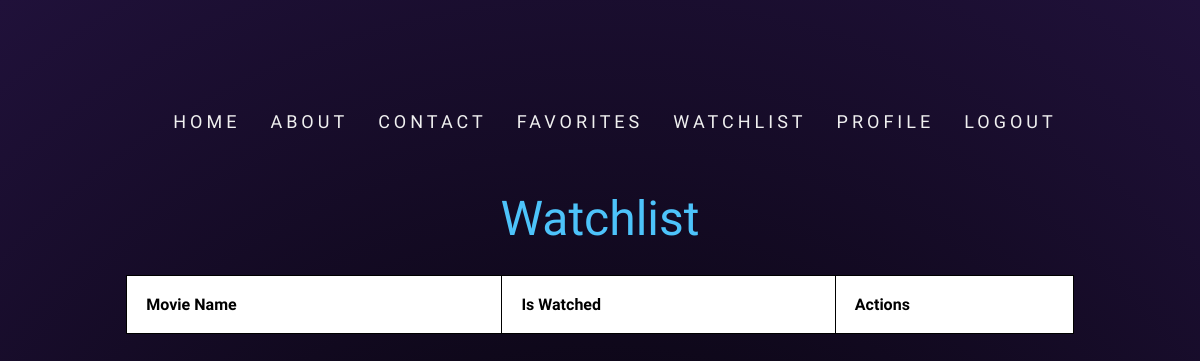
The page /watchlist/ (signed in) on the database as committed earlier.
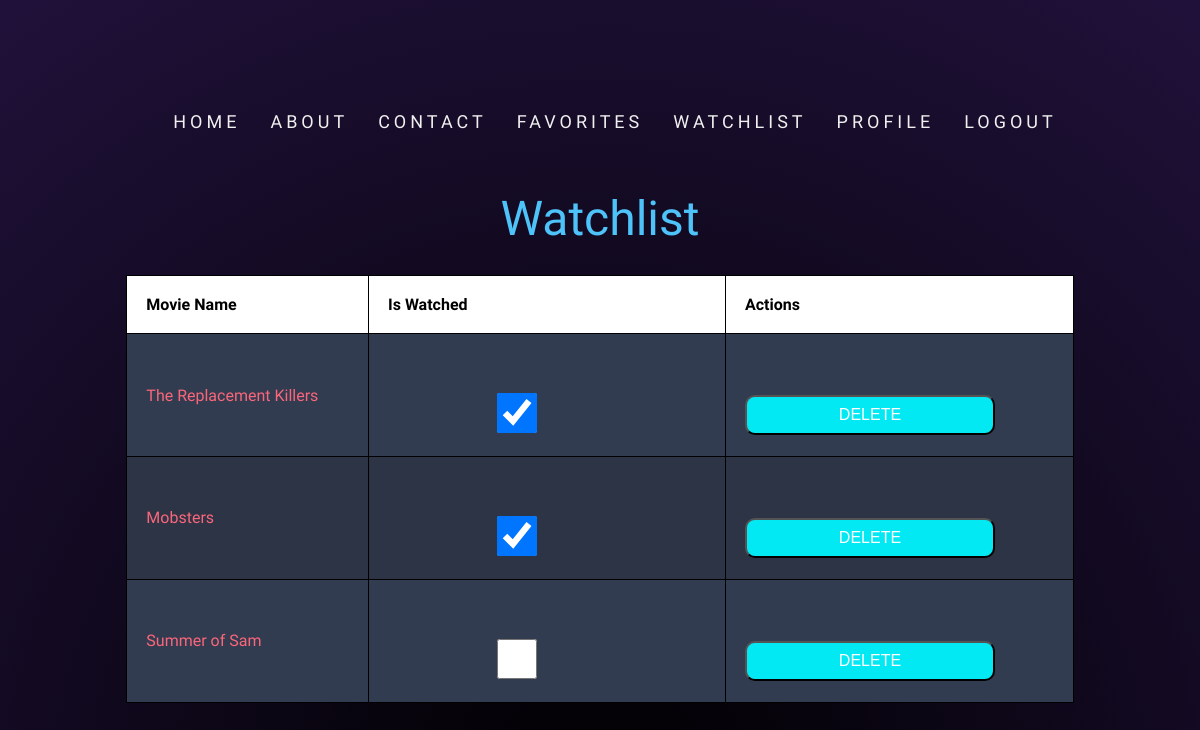
The same page on the database as committed later.
### registration/models.py (models this page shows)
class WatchList(models.Model):
    user = models.ForeignKey(User, on_delete=models.CASCADE)
    movie_name = models.CharField(max_length=255)
    is_watched = models.BooleanField(default=False)

### registration/views.py (the view)
# urls.py: path('watchlist/', views.watchlist_list, name='watchlist'),
@login_required(login_url='login')
def watchlist_list(request):
    watchlist_items = WatchList.objects.filter(user=request.user)
    return render(request, 'watchlist.html', {'watchlist_items': watchlist_items})

### registration/templates/watchlist.html (shortened to what this page needs)
<!DOCTYPE html>
<html>
<head>
        {% load static %}
        <link rel="stylesheet" href="{% static 'css/style_favorites.css' %}">
        {% include 'navbar.html' %}
</head>
<body>
    <h1>Watchlist</h1>
    <table  class="container">
        <thead>
            <tr>
                <th>Movie Name</th>
                <th>Is Watched</th>
                <th>Actions</th>
            </tr>
        </thead>
        <tbody>
            {% for item in watchlist_items %}
            <tr>
                <td>{{ item.movie_name }}</td>
                <td>
                    <input class="delete" type="checkbox" id="is_watched_checkbox_{{ forloop.counter }}" name="is_watched_checkbox" {% if item.is_watched %}checked{% endif %} onchange="toggleWatched(this, '{{ item.id }}')">
                </td>
                <td>
                    <button class="delete" onclick="deleteItem('{{ item.id }}')">Delete</button>
                </td>
            </tr>
            {% endfor %}
        </tbody>
    </table>
</body>
</html>

### registration/templates/navbar.html (shortened to what this page needs)
<!DOCTYPE html>
<html lang="en">
<head>
  {% load static %}
<link rel="stylesheet" href="{% static 'css/style_navbar.css' %}">
</head>
<body>
    <nav class="navbar navbar-expand-lg navbar-light bg-light">
    <div class="collapse navbar-collapse justify-content-end" id="navbarNav">
      <ul  style="list-style-type: none " class="navbar-nav">
        <li class="nav-item">
          <a class="nav-link custom-link" href="{% url 'aihome' %}">Home</a>
        </li>
        <li class="nav-item">
          <a class="nav-link custom-link" href="{% url 'about' %}">About</a>
        </li>
        <li class="nav-item">
          <a class="nav-link custom-link" href="{% url 'contact' %}">Contact</a>
        </li>
        <li class="nav-item">
          <a class="nav-link custom-link" href="{% url 'favorites' %}">Favorites</a>
        </li>
        <li class="nav-item">
          <a class="nav-link custom-link" href="{% url 'watchlist' %}">Watchlist</a>
        </li>
        <li class="nav-item">
          <a class="nav-link custom-link" href="{% url 'profile' %}">Profile</a>
        </li>
        <li class="nav-item">
          <a class="nav-link custom-link" href="{% url 'logout' %}">Logout</a>
        </li>
      </ul>
    </div>
  </nav>
</body>
</html>

### registration/static/css/style_favorites.css (style rules this page uses)
body { font-family: 'Open Sans', sans-serif; min-height: 100vh; background: #c01c76; display: flex; align-items: center; flex-direction: column; padding-top: 2rem; padding-bottom: 2rem; box-sizing: border-box; background: radial-gradient(circle at 50% 100%,#000, #20113a) }
h1 { font-size:3em; font-weight: 300; line-height:1em; text-align: center; color: #4DC3FA; }
.container td { color:#FFF; font-weight: normal; font-size: 1em; -webkit-box-shadow: 0 2px 2px -2px #0E1119; -moz-box-shadow: 0 2px 2px -2px #0E1119; box-shadow: 0 2px 2px -2px #0E1119; }
.container { text-align: left; overflow: hidden; width: 80%; margin: 0 auto; display: table; padding: 0 0 8em 0; }
.container td, .container th { padding-bottom: 2%; padding-top: 2%; padding-left:2%; }
.container tr:nth-child(odd) { background-color: #323C50; }
.container tr:nth-child(even) { background-color: #2C3446; }
.container th { background-color: #FFF; }
.container td:first-child { color: #FB667A; }
a { position: relative; color: #03e9f4; font-size: 16px; text-decoration: none; text-transform: uppercase; overflow: hidden; transition: .5s; margin-top: 40px; letter-spacing: 4px }
input { border-radius: 8px; padding: 10px; font-size: 16px; width: 250px; height: 40px; }
.delete { position: relative; color: #FFF; font-size: 14px; text-transform: uppercase; overflow: hidden; transition: .5s; margin-top: 40px; background-color: #03e9f4; border-radius: 10px; font-size: 16px; width: 250px; height: 40px; }

### registration/static/css/style_navbar.css (style rules this page uses)
.navbar { padding: 10px 20px; display: flex; justify-content: space-between; list-style-type: none }
.navbar-nav { display: flex; align-items: center; }
.navbar-nav .nav-link { font-size: 18px; color: #f0f0f0; margin-right: 10px; padding: 5px 10px; display: block; text-align: center; list-style-type: none }

### registration/templates/watchlist.html (style rules this page uses)
table { border-collapse: collapse; }
th, td { border: 1px solid black; padding: 5px; }

Rows that differ between the two databases and show on the page:
added WatchList: movie_name "The Replacement Killers", is_watched "☑"
added WatchList: movie_name "Mobsters", is_watched "☑"
added WatchList: movie_name "Summer of Sam"
